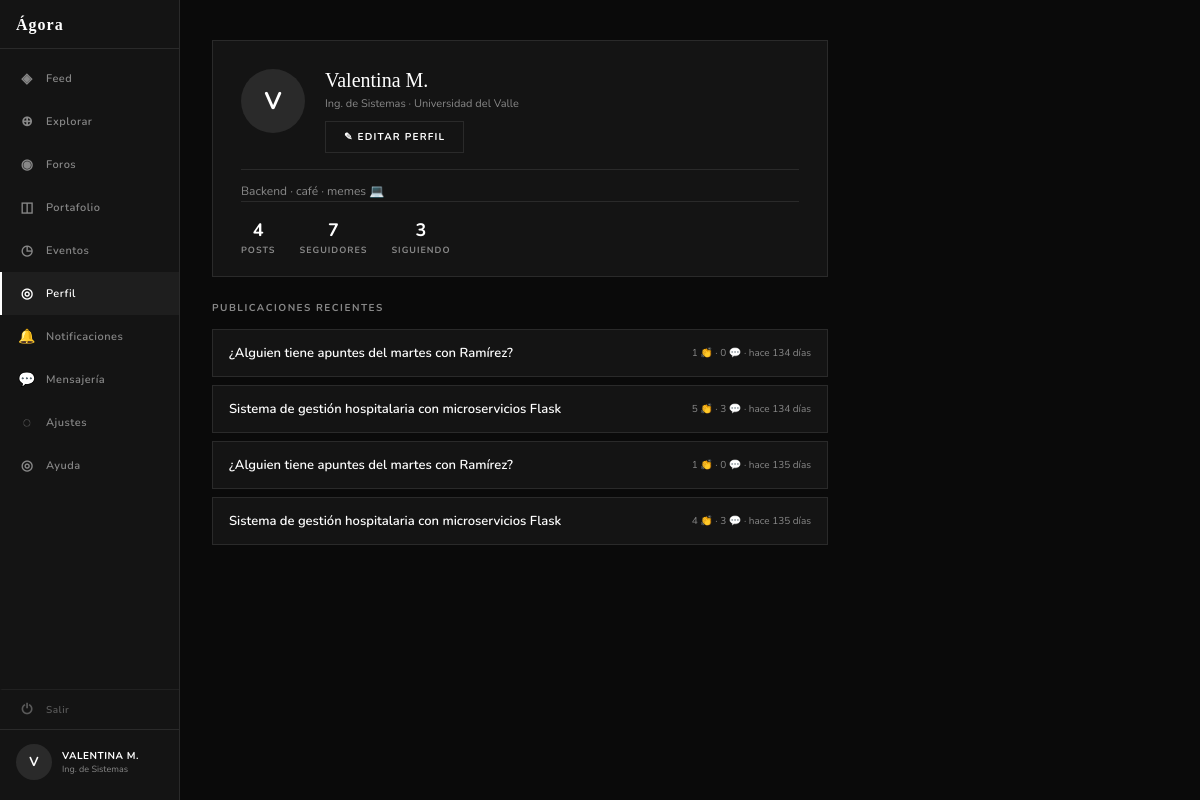
/perfil/2 (signed in), run on the app's committed database.
### tables this page shows
CREATE TABLE usuarios (
    id           INTEGER PRIMARY KEY AUTOINCREMENT,
    nombre       TEXT    NOT NULL,
    correo       TEXT    NOT NULL UNIQUE,
    password     TEXT    NOT NULL,
    carrera      TEXT,
    universidad  TEXT,
    semestre     INTEGER,
    bio          TEXT,
    avatar_url   TEXT,
    rol          TEXT    NOT NULL DEFAULT 'estudiante',
                         -- 'estudiante' | 'moderador' | 'admin'
    verificado   INTEGER NOT NULL DEFAULT 0,   -- 1 = verificado
    activo       INTEGER NOT NULL DEFAULT 1,   -- 0 = suspendido/baneado
    creado_en    DATETIME DEFAULT CURRENT_TIMESTAMP
);

CREATE TABLE publicaciones (
    id           INTEGER PRIMARY KEY AUTOINCREMENT,
    autor_id     INTEGER NOT NULL REFERENCES usuarios(id) ON DELETE CASCADE,
    titulo       TEXT    NOT NULL,
    contenido    TEXT    NOT NULL,
    categoria    TEXT    NOT NULL DEFAULT 'general',
                         -- 'academico' | 'meme' | 'foro' | 'portafolio' | 'general'
    hashtags     TEXT,   -- guardados como JSON: ["#ia","#python"]
    imagen_url   TEXT,
    visibilidad  TEXT    NOT NULL DEFAULT 'todos',
                         -- 'todos' | 'seguidores' | 'carrera'
    estado       TEXT    NOT NULL DEFAULT 'publicado',
                         -- 'publicado' | 'borrador' | 'eliminado' | 'pendiente'
    es_anonimo   INTEGER NOT NULL DEFAULT 0,
    creado_en    DATETIME DEFAULT CURRENT_TIMESTAMP,
    editado_en   DATETIME
);

### app.py (the view)
@app.route('/perfil/<int:usuario_id>')
@login_required
def ver_perfil_usuario(usuario_id):
    viewer_id = session['user_id']
    conn = get_db()
    cur  = conn.cursor()
    cur.execute("SELECT * FROM usuarios WHERE id = ? AND activo = 1", (usuario_id,))
    usuario = cur.fetchone()
    if not usuario:
        conn.close()
        flash('Usuario no encontrado.', 'error')
        return redirect(url_for('explorar'))
    cur.execute("SELECT COUNT(*) AS n FROM publicaciones WHERE autor_id = ? AND estado = 'publicado'", (usuario_id,))
    total_posts = cur.fetchone()['n']
    cur.execute("SELECT COUNT(*) AS n FROM seguidores WHERE seguido_id = ?", (usuario_id,))
    total_seguidores = cur.fetchone()['n']
    cur.execute("SELECT COUNT(*) AS n FROM seguidores WHERE seguidor_id = ?", (usuario_id,))
    total_siguiendo = cur.fetchone()['n']
    cur.execute("SELECT 1 FROM seguidores WHERE seguidor_id = ? AND seguido_id = ?", (viewer_id, usuario_id))
    ya_sigue = cur.fetchone() is not None
    cur.execute("""
        SELECT p.id, p.titulo, p.categoria, p.creado_en,
               (SELECT COUNT(*) FROM reacciones_publicacion r WHERE r.publicacion_id = p.id) AS total_reacciones,
               (SELECT COUNT(*) FROM comentarios c WHERE c.publicacion_id = p.id) AS total_comentarios
        FROM publicaciones p
        WHERE p.autor_id = ? AND p.estado = 'publicado'
        ORDER BY p.creado_en DESC LIMIT 10
    """, (usuario_id,))
    filas = cur.fetchall()
    conn.close()
    posts = []
    for f in filas:
        d = dict(f)
        d['tiempo_relativo'] = tiempo_relativo(d['creado_en'])
        posts.append(d)
    return render_template('social/perfil_usuario.html',
                           usuario=usuario,
                           stats={'total_posts': total_posts, 'total_seguidores': total_seguidores, 'total_siguiendo': total_siguiendo},
                           posts=posts, ya_sigue=ya_sigue,
                           es_propio=(viewer_id == usuario_id),
                           pagina_activa='perfil')

### app.py (called while the page is built)
def get_db():
    conn = sqlite3.connect(DB)
    conn.row_factory = sqlite3.Row
    return conn

def tiempo_relativo(fecha_str):
    try:
        fecha = datetime.strptime(str(fecha_str), '%Y-%m-%d %H:%M:%S')
    except (ValueError, TypeError):
        return ''
    delta = datetime.now() - fecha
    segundos = int(delta.total_seconds())
    if segundos < 60:
        return 'ahora mismo'
    if segundos < 3600:
        return f'hace {segundos // 60}min'
    if segundos < 86400:
        return f'hace {segundos // 3600}h'
    return f'hace {delta.days} días'

def login_required(f):
    from functools import wraps
    @wraps(f)
    def decorated(*args, **kwargs):
        if not session.get('user_id'):
            return redirect(url_for('login'))
        return f(*args, **kwargs)
    return decorated

### templates/social/perfil_usuario.html (shortened to what this page needs)
{% extends "compartidos/base.html" %}
{% block content %}
<div class="perfil-layout">
  {% include 'compartidos/sidebar.html' %}
  <main class="perfil-main">
    <div class="perfil-card">
      <div class="perfil-top">
        <div class="perfil-avatar">
          {% if usuario.avatar_url %}
            <img src="{{ usuario.avatar_url }}" alt="{{ usuario.nombre }}"
                 onerror="this.style.display='none';this.nextElementSibling.style.display='flex'">
            <span style="display:none">{{ usuario.nombre[0].upper() }}</span>
          {% else %}
            {{ usuario.nombre[0].upper() }}
          {% endif %}
        </div>
        <div class="perfil-info">
          <div class="perfil-nombre">{{ usuario.nombre }}</div>
          <div class="perfil-carrera">
            {{ usuario.carrera or '' }}{% if usuario.carrera and usuario.universidad %} · {% endif %}{{ usuario.universidad or '' }}
          </div>
          {% if es_propio %}
            <a href="{{ url_for('ajustes') }}" class="btn-seguir">✎ Editar perfil</a>
          {% endif %}
        </div>
      </div>
      {% if usuario.bio %}
        <div class="perfil-bio">{{ usuario.bio }}</div>
      {% endif %}
      <div class="perfil-stats">
        <div class="stat-item">
          <span class="stat-num">{{ stats.total_posts }}</span>
          <span class="stat-label">Posts</span>
        </div>
        <a class="stat-item" href="{{ url_for('ver_seguidores', usuario_id=usuario.id) }}">
          <span class="stat-num" id="contador-seguidores">{{ stats.total_seguidores }}</span>
          <span class="stat-label">Seguidores</span>
        </a>
        <a class="stat-item" href="{{ url_for('ver_siguiendo', usuario_id=usuario.id) }}">
          <span class="stat-num">{{ stats.total_siguiendo }}</span>
          <span class="stat-label">Siguiendo</span>
        </a>
      </div>
    </div>
    <div class="perfil-posts-titulo">Publicaciones recientes</div>
    {% if posts %}
      {% for p in posts %}
        <a class="post-fila" href="{{ url_for('post_detalle', post_id=p.id) }}">
          <span class="post-fila-titulo">{{ p.titulo }}</span>
          <span class="post-fila-meta">
            {{ p.total_reacciones }} 👏 · {{ p.total_comentarios }} 💬 · {{ p.tiempo_relativo }}
          </span>
        </a>
      {% endfor %}
    {% else %}
      <p class="sin-posts">Este usuario aún no ha publicado nada.</p>
    {% endif %}
  </main>
</div>
{% endblock %}

### templates/compartidos/sidebar.html (shortened to what this page needs)
<aside class="sidebar">
  <div class="sidebar-top">
    <div class="sidebar-logo">Ágora</div>
    <nav class="sidebar-nav">
      <a class="nav-item {% if pagina_activa == 'feed' %}active{% endif %}"
         href="{{ url_for('feed') }}">
        <span class="nav-icon">◈</span> Feed
      </a>
      <a class="nav-item {% if pagina_activa == 'explorar' %}active{% endif %}"
         href="{{ url_for('explorar') }}">
        <span class="nav-icon">⊕</span> Explorar
      </a>
      <a class="nav-item {% if pagina_activa == 'foros' %}active{% endif %}"
         href="{{ url_for('foros') }}">
        <span class="nav-icon">◉</span> Foros
      </a>
      <a class="nav-item {% if pagina_activa == 'portafolio' %}active{% endif %}"
         href="{{ url_for('portafolio') }}">
        <span class="nav-icon">◫</span> Portafolio
      </a>
      <a class="nav-item {% if pagina_activa == 'eventos' %}active{% endif %}"
         href="{{ url_for('eventos') }}">
        <span class="nav-icon">◷</span> Eventos
      </a>
      <a class="nav-item {% if pagina_activa == 'perfil' %}active{% endif %}"
         href="{{ url_for('perfil') }}">
        <span class="nav-icon">◎</span> Perfil
      </a>
      <a class="nav-item {% if pagina_activa == 'notificaciones' %}active{% endif %}"
         href="{{ url_for('notificaciones') }}"
         id="nav-notificaciones" style="position:relative;">
        <span class="nav-icon">🔔</span> Notificaciones
      </a>
      <a class="nav-item {% if pagina_activa == 'mensajes' %}active{% endif %}"
         href="{{ url_for('mensajes') }}"
         id="nav-mensajes" style="position:relative;">
        <span class="nav-icon">💬</span> Mensajería
      </a>
      <a class="nav-item {% if pagina_activa == 'ajustes' %}active{% endif %}"
         href="{{ url_for('ajustes') }}">
        <span class="nav-icon">◌</span> Ajustes
      </a>
      <a class="nav-item {% if pagina_activa == 'ayuda' %}active{% endif %}"
         href="{{ url_for('ayuda') }}">
        <span class="nav-icon">◎</span> Ayuda
      </a>
    </nav>
  </div>
  <div class="sidebar-bottom">
    <a class="sidebar-logout" href="{{ url_for('logout') }}"
       onclick="return confirm('¿Cerrar sesión?')">
      <span class="nav-icon">⏻</span> Salir
    </a>
      <div class="sidebar-user">
      <div class="user-avatar">{{ session.nombre[0].upper() }}</div>
      <div class="user-info">
        <div class="user-name">{{ session.nombre.upper() }}</div>
        <div class="user-carrera">{{ session.carrera }}</div>
      </div>
    </div>
  </div>
</aside>

### static/css/style.css (style rules this page uses)
:root { --fondo: #0A0A0A; --panel: #141414; --superficie: #1E1E1E; --borde: #2A2A2A; --texto: #FFFFFF; --texto-dim: #888888; --acento: #FFFFFF; --acento-txt: #0A0A0A; --fuente-body: 'Nunito', sans-serif; --fuente-display: Georgia, serif; }
*, *::before, *::after { box-sizing: border-box; margin: 0; padding: 0; }
body { font-family: var(--fuente-body); background: var(--fondo); color: var(--texto); min-height: 100vh; }
a { text-decoration: none; color: inherit; }
.sidebar { width: 180px; min-width: 180px; height: 100vh; background: var(--panel); border-right: 1px solid var(--borde); display: flex; flex-direction: column; justify-content: space-between; padding: 16px 0 20px; position: sticky; top: 0; overflow-y: auto; flex-shrink: 0; }
.sidebar-top { display: flex; flex-direction: column; }
.sidebar-logo { font-family: var(--fuente-display); font-size: 16px; font-weight: bold; color: var(--texto); letter-spacing: 1px; padding: 0 16px 14px; border-bottom: 1px solid var(--borde); margin-bottom: 8px; }
.sidebar-nav { display: flex; flex-direction: column; }
.nav-item { display: flex; align-items: center; gap: 10px; padding: 12px 16px; font-size: 11px; font-weight: 600; letter-spacing: 0.5px; color: var(--texto-dim); cursor: pointer; transition: background 0.12s, color 0.12s; text-decoration: none; border-left: 2px solid transparent; }
.nav-item.active { background: var(--superficie); color: var(--texto); border-left-color: var(--texto); }
.nav-icon { font-size: 14px; width: 18px; text-align: center; flex-shrink: 0; }
.sidebar-bottom { display: flex; flex-direction: column; }
.sidebar-logout { display: flex; align-items: center; gap: 10px; padding: 10px 16px; font-size: 10px; font-weight: 600; letter-spacing: 0.5px; color: var(--texto-dim); text-decoration: none; border-top: 1px solid var(--borde); border-left: 2px solid transparent; transition: background 0.12s, color 0.12s; opacity: 0.6; }
.sidebar-user { padding: 14px 16px 0; border-top: 1px solid var(--borde); display: flex; align-items: center; gap: 10px; }
.user-avatar { width: 36px; height: 36px; border-radius: 50%; background: var(--borde); display: flex; align-items: center; justify-content: center; font-size: 13px; font-weight: 700; color: var(--texto); flex-shrink: 0; }
.user-info { min-width: 0; }
.user-name { font-size: 10px; font-weight: 700; color: var(--texto); letter-spacing: 0.5px; white-space: nowrap; overflow: hidden; text-overflow: ellipsis; }
.user-carrera { font-size: 9px; color: var(--texto-dim); white-space: nowrap; overflow: hidden; text-overflow: ellipsis; }

### data on the page
usuarios: nombre "VALENTINA M.", carrera "Ing. de Sistemas", nombre "V", nombre "Valentina M.", universidad "Universidad del Valle", bio "Backend · café · memes 💻"
publicaciones: titulo "¿Alguien tiene apuntes del martes con Ramírez?", total_reacciones "1", total_comentarios "0", tiempo_relativo "hace 134 días"
publicaciones: titulo "Sistema de gestión hospitalaria con microservicios Flask", total_reacciones "5", total_comentarios "3", tiempo_relativo "hace 134 días"
publicaciones: titulo "¿Alguien tiene apuntes del martes con Ramírez?", total_reacciones "1", total_comentarios "0", tiempo_relativo "hace 135 días"
publicaciones: titulo "Sistema de gestión hospitalaria con microservicios Flask", total_reacciones "4", total_comentarios "3", tiempo_relativo "hace 135 días"

### other printed values
{{ session.nombre[0].upper() }} "V"
{{ stats.total_posts }} "4"
{{ stats.total_seguidores }} "7"
{{ stats.total_siguiendo }} "3"
